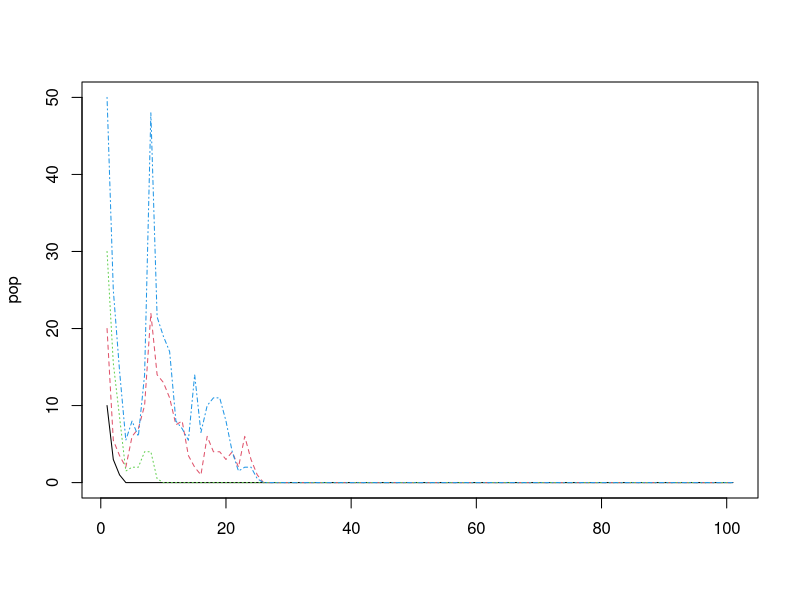

Source code (R):
pop1 <- 10
pop2 <- 20
pop3 <- 30
pop4 <- 50

pop <- data.frame(pop1,pop2,pop3,pop4)
vecAlea <- c(.5,1,2)

rangeTirage <- function(vec,n=1)
  return(runif(n,vec[1],vec[2]))


for(i in 1:100){
  alea <- vecAlea[round(runif(1,1,3),0)]
  cat(alea,"\n")
  pop[i,] <- pop[i,]*alea
  newPop <- pop[i,]*1
  newPop <- as.integer(trunc(newPop))
  for(p in (1:length(newPop)))
    newPop[p] <- rpois(1,newPop[p])
  pop <- rbind(pop,newPop)
}
cat("\n")
matplot(pop,type='l')
